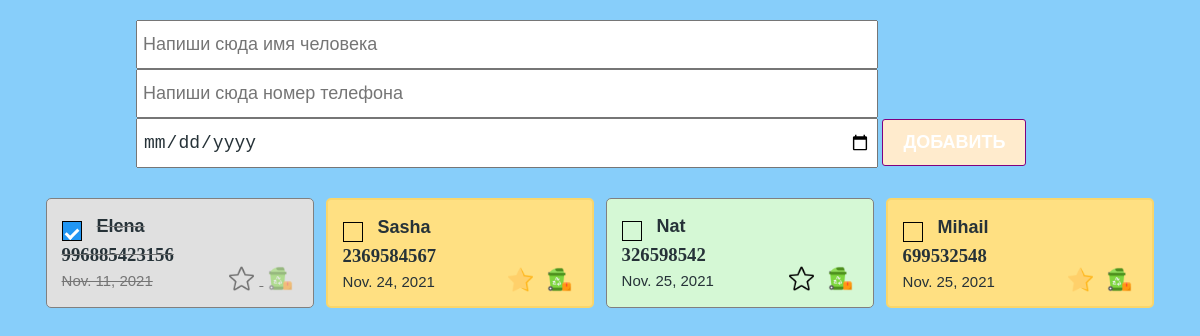
/meeting/, run on an earlier commit of the app's database.
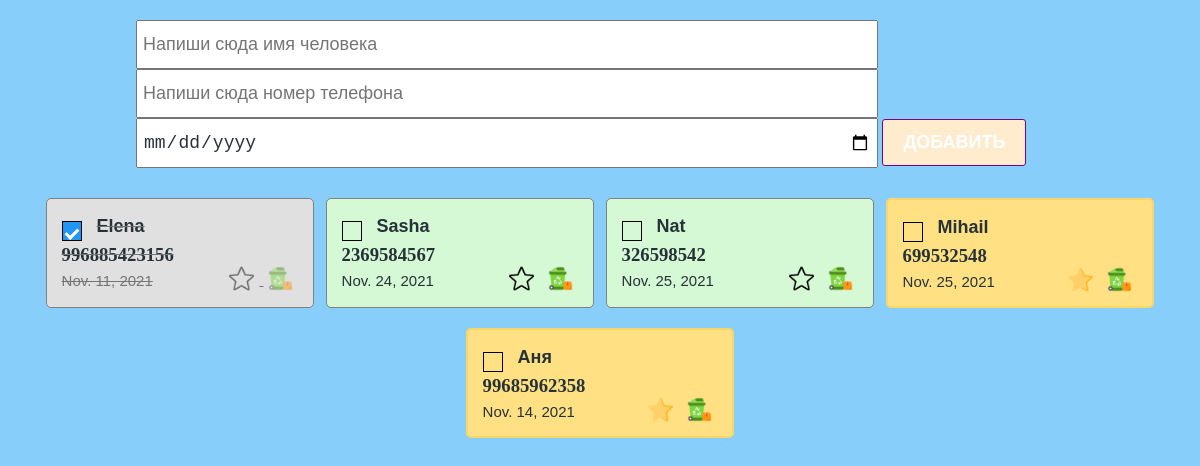
And on a later commit of the database.
### main/models.py (models this page shows)
class ToMeet(models.Model):
    person = models.CharField(max_length=100)
    phone_number = models.CharField(max_length=15)
    date_of_meeting = models.DateField(null=True)
    is_closed = models.BooleanField(default=False)
    is_favorite = models.BooleanField(default=False)

### main/views.py (the view)
# urls.py: path("meeting/", meeting, name="meeting"),
def meeting(request):
    to_meet = ToMeet.objects.all()
    return render(request, "meeting.html", {"to_meet": to_meet} )

### main/templates/meeting.html (shortened to what this page needs)
{% load static %}
<!DOCTYPE html>
<html lang="en">
<head>
    <link rel="stylesheet" href="{% static 'styles/index.css' %}" />
    <link rel="stylesheet" href="{% static 'styles/styles.css' %}" />
</head>
<body>
  <section class="wrapper">
    <div class="create_container">
      <form action="{% url 'add-tomeet' %}" method="POST">
                <input class="create_input" type="text" placeholder="Напиши сюда имя человека" name="tomeet_person" />
                 <input class="create_input" type="tel" placeholder="Напиши сюда номер телефона" name="tomeet_phone_number" />
                 <input class="create_input" type="date" placeholder="Выбери дату встречи" name="tomeet_date_of_meeting" />
                <button class="create_button"> Добавить </button>
        </div>
        <div class="todo_container">
            {% for tomeet in to_meet %}
                <div class="todo_item
                   {% if tomeet.is_favorite %}
                        marked
                    {% elif tomeet.is_closed %}
                        done
                   {% endif %}
                ">
                    <div class="todo_item_header">
                        <label class="checkbox_container">
                            <span class="checkmark"></span>
                        </label>
                        <h4> <a href="{% url 'closed-tomeet' tomeet.id %}">{{ tomeet.person}}</a></h4>
                    </div>
                        <h3> {{ tomeet.phone_number}}</h3>
                    <div class="todo_item_footer">
                        <p>{{ tomeet.date_of_meeting }}</p>
                        <div class="action_buttons">
                            {% if tomeet.is_favorite%}
                            <a href="{% url 'unmark-tomeet' tomeet.id %}"><img src="{% static './icons/favourite.png' %}" /></a>
                            {% else %}
                            <a href="{% url 'marked-tomeet' tomeet.id %}"><img src="{% static './icons/star (1).png' %}" /></a>
                            {% endif %}
                            <a href="{% url 'delete-tomeet' tomeet.id %}"><img src="{% static './icons/recycle-bin.png' %}" /></a>
                        </div>
                    </div>
                </div>
                {% endfor%}
        </div>
    </section>
    </html>

What changed in the data, as far as the page shows it:
changed ToMeet "Sasha": is_favorite True → False (drawn); is_favorite: picture added; is_favorite: picture removed
added ToMeet: person "Аня", phone_number "99685962358", date_of_meeting "Nov. 14, 2021", is_favorite True (drawn)
